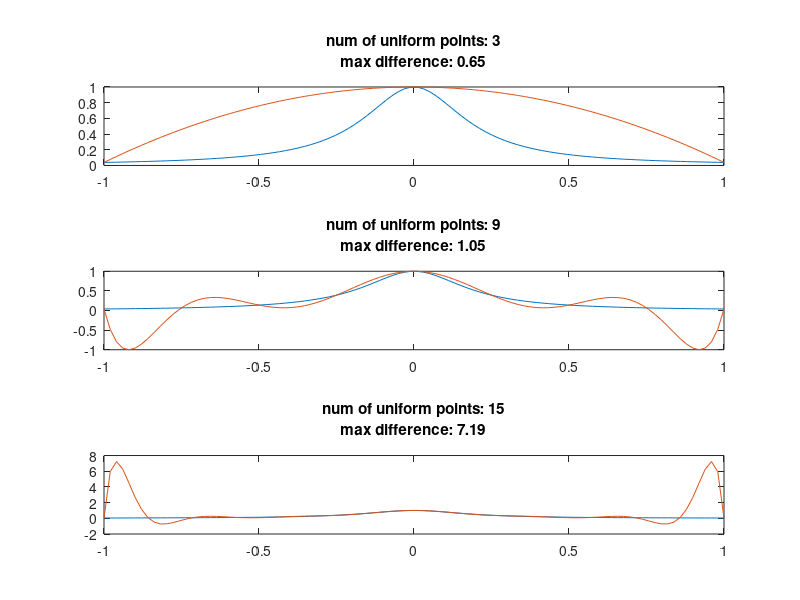

This chart was generated by the following MATLAB code:
clf; clear;
% Runge examples - uniform points

fun=@(x) 1./(1+25*x.^2);
xx=linspace(-1,1);
yy=fun(xx);

nsp=0;
for np=[3,9,15]
   nsp=nsp+1;subplot(3,1,nsp);
   x=linspace(-1,1,np);
   pol=polyfit(x,fun(x),np-1);
   yyy=polyval(pol,xx);
   plot(xx,yy,xx,yyy);
   maxdiff=max(abs(yy-yyy));
   title(sprintf("num of uniform points: %d\nmax difference: %.2f\n",np,maxdiff));
end